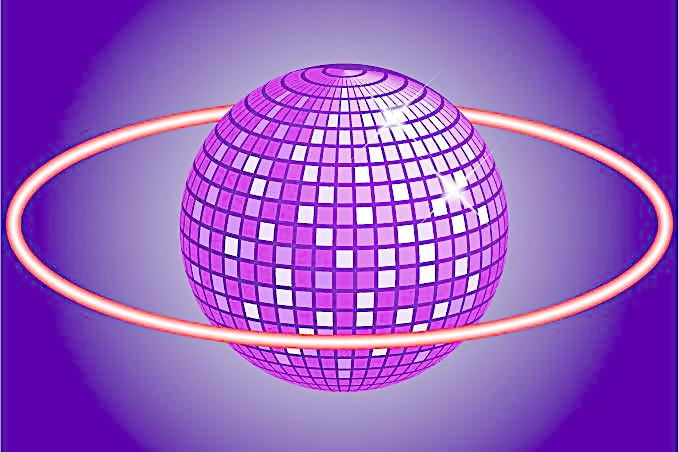
//> input picture opencv_cpp/10.jpg, 679 x 452 px
$ ./霍夫梯度法   (built with g++ and OpenCV 4)
//> lines starting //> are read from the running program, lines starting //| are printed output that depends on the picture; after the words box and inside, x2 and y2 are one past the last pixel; in counts of white or black regions, pixels touching at a corner belong together
#include "opencv2/opencv.hpp"
using namespace cv;

void main()
{
	Mat src = imread("E:\\Visual Studio 2010\\Projects\\opencv\\opencv\\10.jpg");
//> src is the input picture: 452 rows x 679 cols, CV_8UC3; mean B, G, R 193, 90.4, 148.3
	Mat dst = src.clone();
	imshow("src", src);

	cvtColor(src, src, CV_BGR2GRAY);
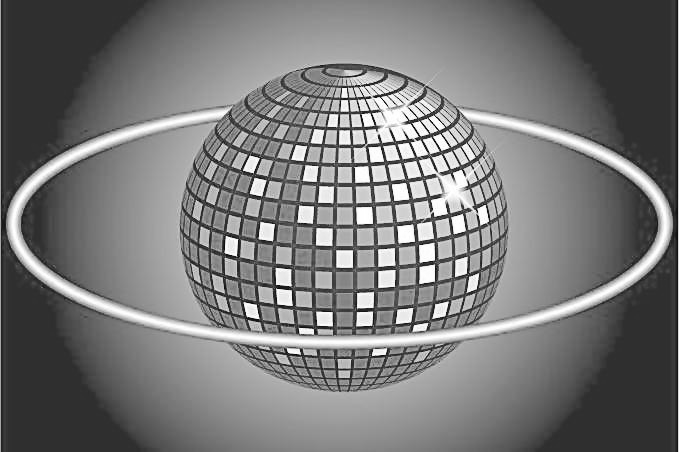
//> src: 452 rows x 679 cols, CV_8UC1; min 3, max 255, mean 119.4
	GaussianBlur(src, src, Size(9, 9), 2);
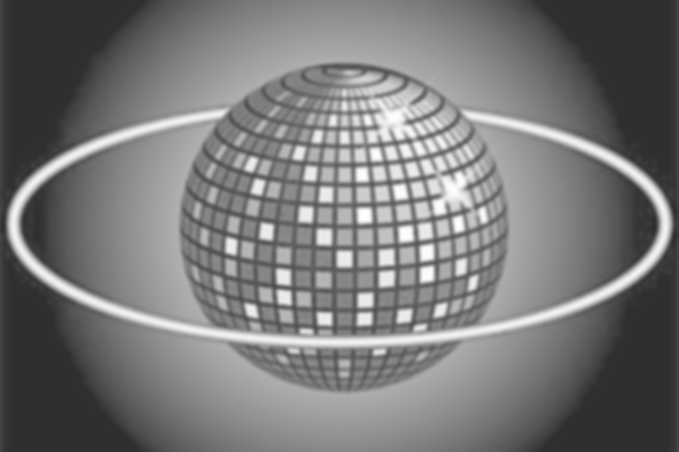
//> src: 452 rows x 679 cols, CV_8UC1; min 44, max 254, mean 119.3

	vector<Vec3f> circles;
	HoughCircles(src, circles, CV_HOUGH_GRADIENT, 1.5, 10, 200, 100);
//> circles = 37 circles (x, y, radius), first 12: [335.2, 236.2, 133.9], [347.2, 227.2, 120.2], [360.8, 237.8, 108.8], [546.8, 282.8, 146.4], [303.8, 230.2, 114.3], [132.8, 279.8, 144.9], [350.2, 240.8, 119.4], [567.8, 255.8, 112.5], [290.2, 228.8, 107.4], [326.2, 224.2, 125.4], [117.8, 263.2, 123.2], [555.8, 176.2, 132.2]
	for (size_t i = 0; i<circles.size(); i++)
	{
		Point center(cvRound(circles[i][0]), cvRound(circles[i][1]));
		int radius = cvRound(circles[i][2]);
		circle(dst, center, 3, Scalar(0, 0, 255), -1, 8, 0);//设置为-1时，画实心圆
		circle(dst, center, radius, Scalar(0, 255, 0), 3, 8, 0);//画空心圆
	}
//> this loop made 37 passes
//> (center, radius) on passes 1 to 12: (Point(335, 236), 134), (Point(347, 227), 120), (Point(361, 238), 109), (Point(547, 283), 146), (Point(304, 230), 114), (Point(133, 280), 145), (Point(350, 241), 119), (Point(568, 256), 112), (Point(290, 229), 107), (Point(326, 224), 125), (Point(118, 263), 123), (Point(556, 176), 132)
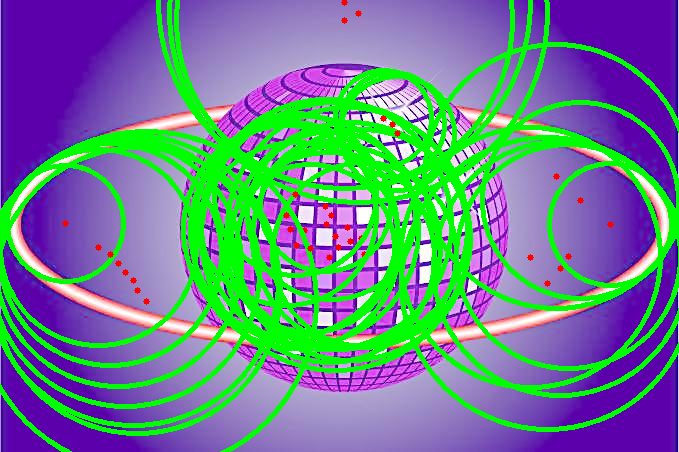
//> dst: 452 rows x 679 cols, CV_8UC3; mean B, G, R 140.6, 128.8, 104.7
	imshow("dst", dst);
	waitKey(0);
}

$ run again, with opencv_cpp/0.jpg copied over opencv_cpp/10.jpg
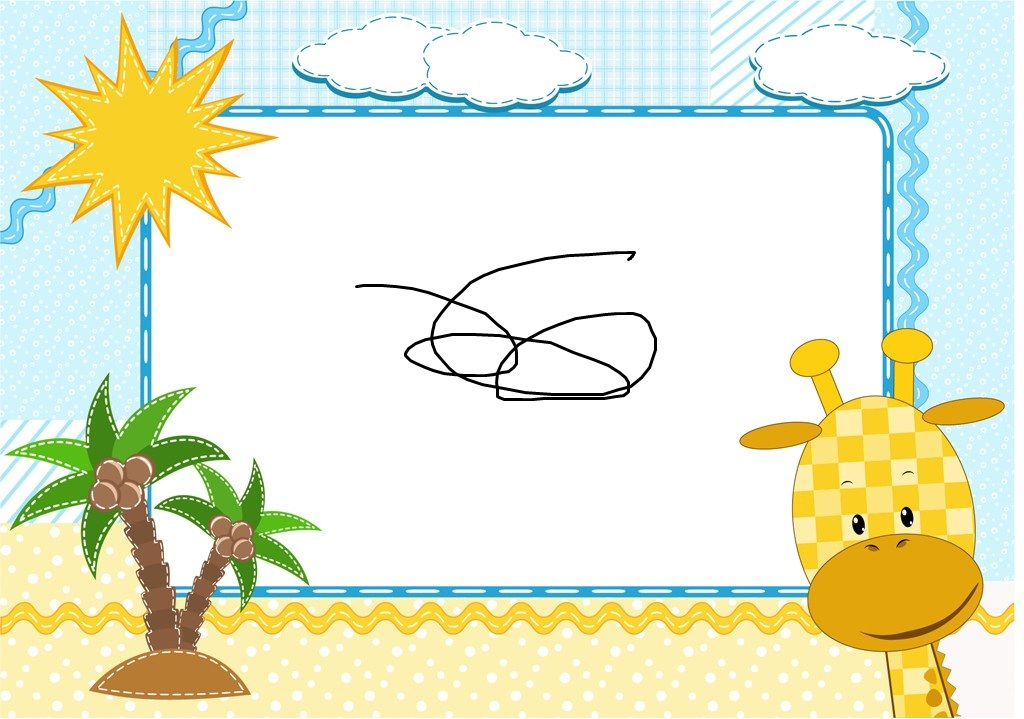
//> input picture opencv_cpp/0.jpg, 1024 x 719 px
//> src is the input picture: 719 rows x 1024 cols, CV_8UC3; mean B, G, R 208.1, 234.1, 230.2
//> `cvtColor(src, src, CV_BGR2GRAY);`:
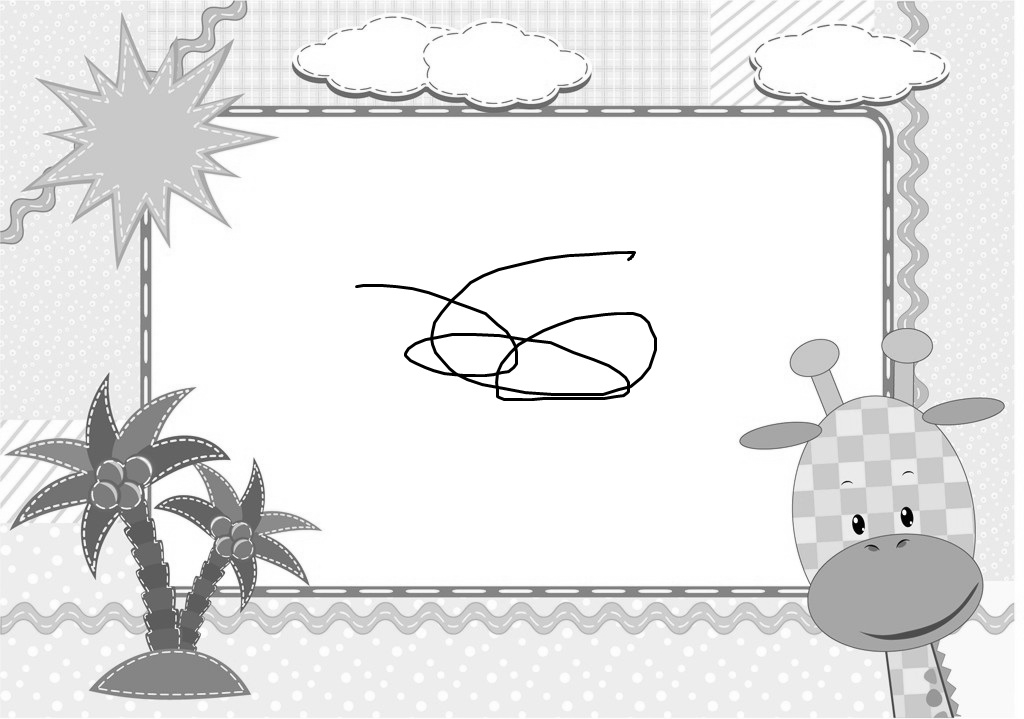
//> src: 719 rows x 1024 cols, CV_8UC1; min 0, max 255, mean 230
//> `GaussianBlur(src, src, Size(9, 9), 2);`:
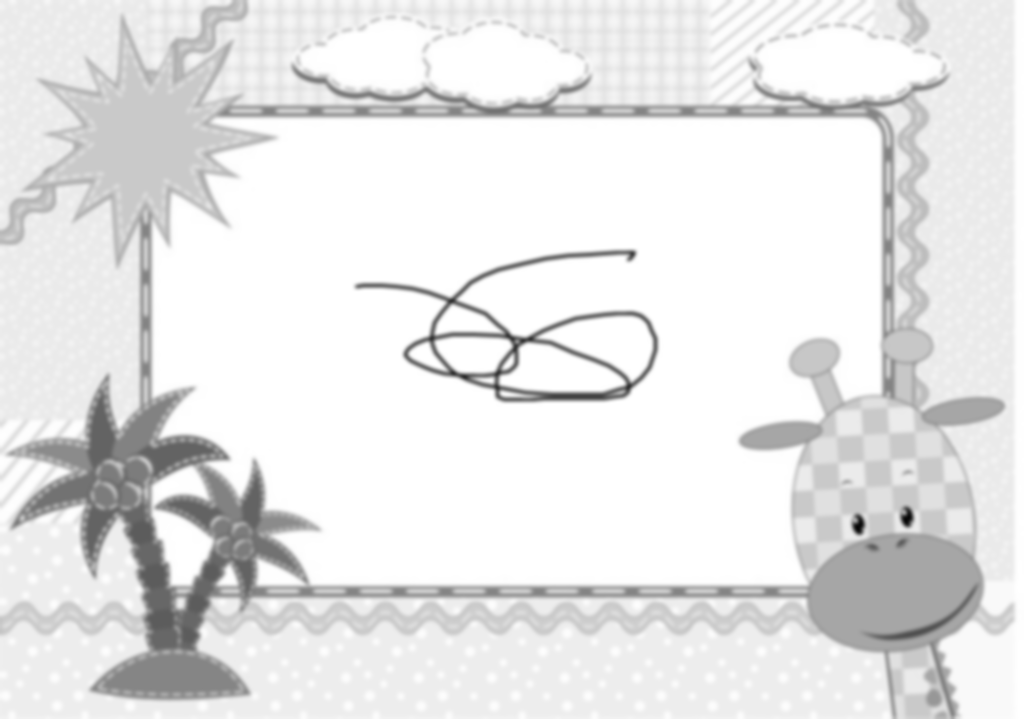
//> src: 719 rows x 1024 cols, CV_8UC1; min 5, max 255, mean 229.9
//> circles = empty

$ run again, with opencv_cpp/1.jpg copied over opencv_cpp/10.jpg
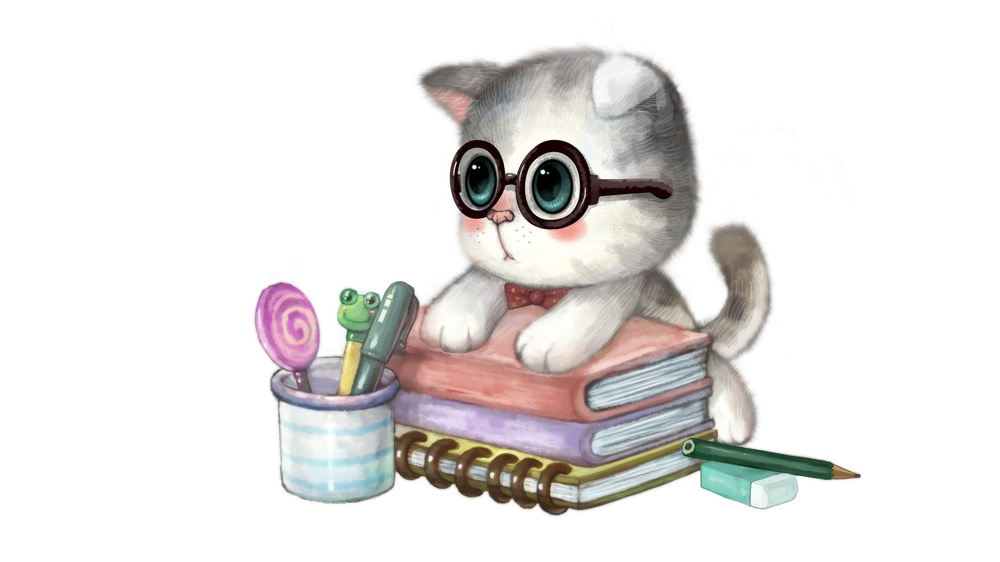
//> input picture opencv_cpp/1.jpg, 1000 x 562 px, shrunk from 1920 x 1080 before the run
//> src is the input picture: 562 rows x 1000 cols, CV_8UC3; mean B, G, R 226.6, 227.8, 230.3
//> `cvtColor(src, src, CV_BGR2GRAY);`:
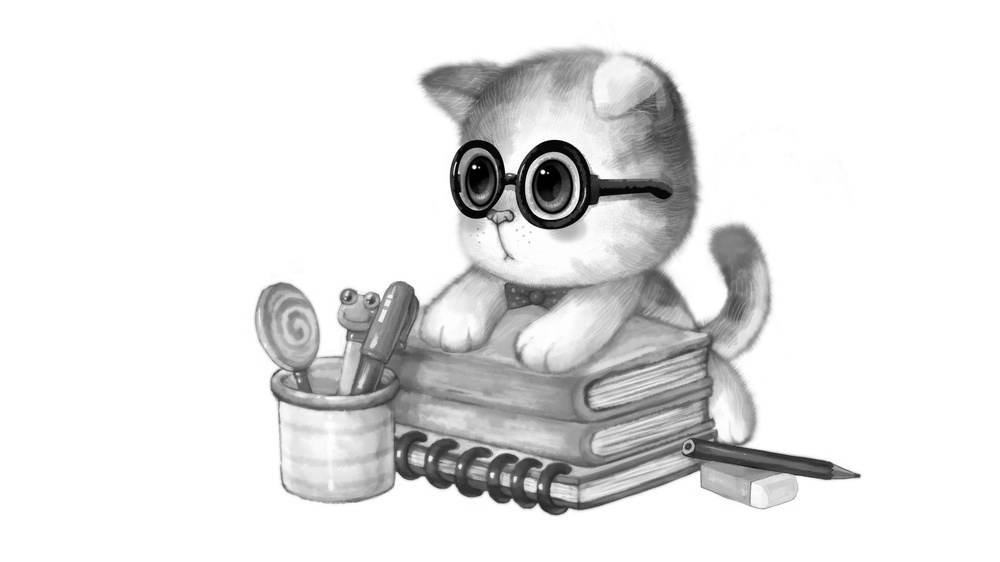
//> src: 562 rows x 1000 cols, CV_8UC1; min 0, max 255, mean 228.4
//> circles = 1 circle (x, y, radius): [554.2, 173.2, 33.75]
//> the loop `for (size_t i = 0; i<circles.size(); i++)` made 1 pass
//> (center, radius) on pass 1: (Point(554, 173), 34)
//> after the loop `for (size_t i = 0; i<circles.size(); i++)`:
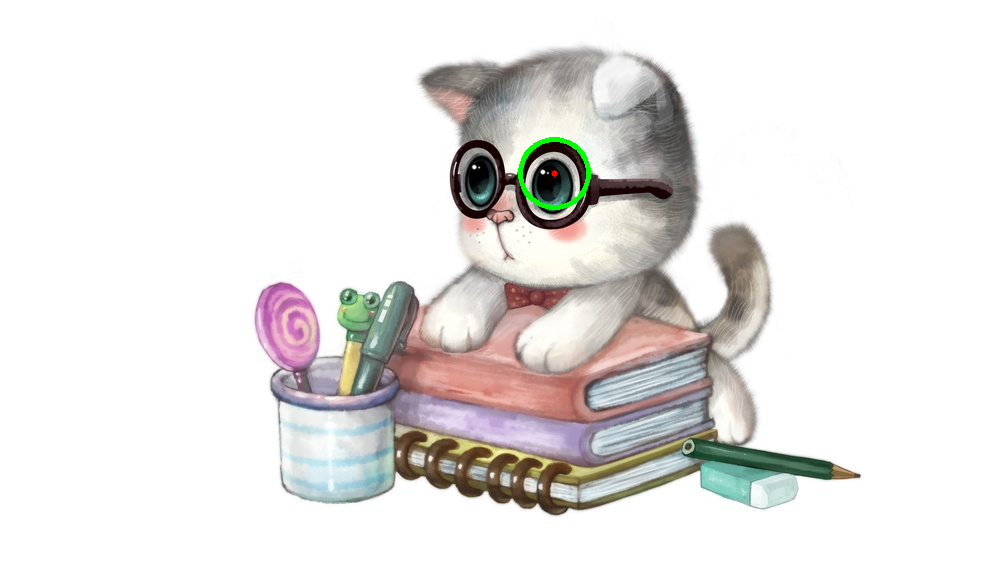
//> dst: 562 rows x 1000 cols, CV_8UC3; 0.19% of pixels changed, all inside (x1, y1, x2, y2) = (518, 137, 591, 210)

$ run again, with opencv_cpp/11.jpg copied over opencv_cpp/10.jpg
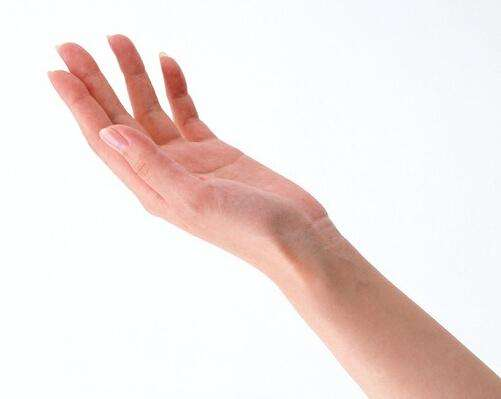
//> input picture opencv_cpp/11.jpg, 501 x 399 px
//> src is the input picture: 399 rows x 501 cols, CV_8UC3; mean B, G, R 226.4, 229.1, 240.3
//> `cvtColor(src, src, CV_BGR2GRAY);`:
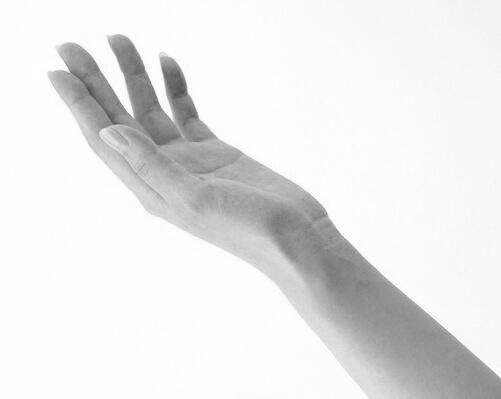
//> src: 399 rows x 501 cols, CV_8UC1; min 75, max 255, mean 232.1
//> circles = empty
